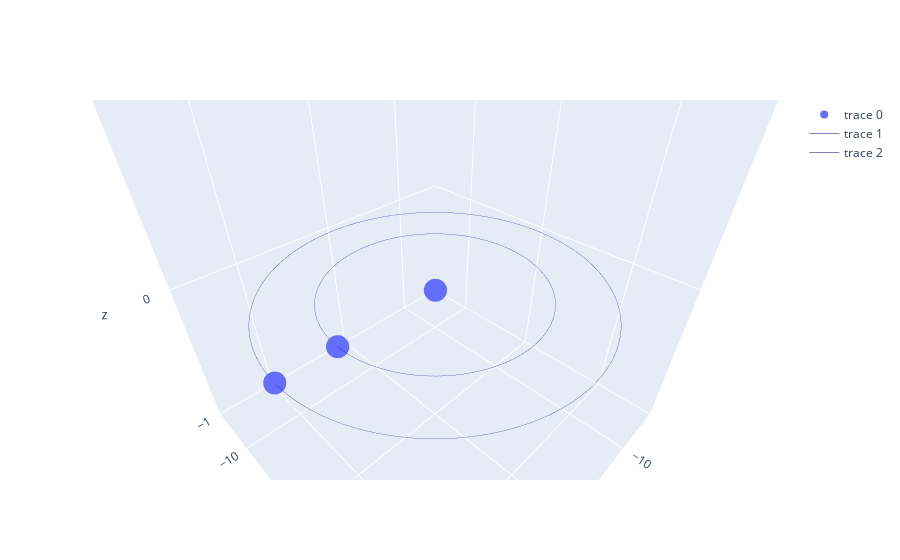

Notebook cell for this chart:
### Code cell
def trace_bodies(system, origin, t):
    body_positions = system.all_positions_relative_to(origin, t)
    x, y, z = zip(*[position for _, position in body_positions.items()])
    return go.Scatter3d(x=x, y=y, z=z, mode="markers")

def trace_orbit_trajectory(trajectory):
    x_trajectory, y_trajectory, z_trajectory = np.transpose(trajectory)
    return go.Scatter3d(
        x=x_trajectory,
        y=y_trajectory,
        z=z_trajectory,
        mode="lines",
        line=dict(color="darkblue", width=0.5),
    )

def plot_orbits(system, t):
    origin = system.primary_body
    
    trajectories = [trace_orbit_trajectory(trajectory) for trajectory in system.all_trajectories(origin)]
    bodies = trace_bodies(system, origin, t)
    
    fig = go.Figure(data=[bodies, *trajectories])
    fig.update_layout(
        scene=dict(
            xaxis=dict(nticks=4),
            yaxis=dict(nticks=4),
            zaxis=dict(nticks=4),
        )
    )
    return fig

fig = plot_orbits(system, t_val)
fig.show()

### Figure 1 — Plotly figure (JSON) as saved in the notebook; plotly's stock layout.template omitted (floating-point values rounded to 4 significant figures; data arrays with more than 128 entries replaced by an {"elided": "..."} marker saying what was removed)
{"data": [{"mode": "markers", "type": "scatter3d", "x": [0, 10.0, 15.0], "y": [0, 0.0001324, 0.0001096], "z": [0, 0, 0]}, {"line": {"color": "darkblue", "width": 0.5}, "mode": "lines", "type": "scatter3d", "x": {"elided": "500 float values"}, "y": {"elided": "500 float values"}, "z": {"elided": "500 int values"}}, {"line": {"color": "darkblue", "width": 0.5}, "mode": "lines", "type": "scatter3d", "x": {"elided": "500 float values"}, "y": {"elided": "500 float values"}, "z": {"elided": "500 int values"}}], "layout": {"autosize": true, "scene": {"aspectmode": "auto", "aspectratio": {"x": 1, "y": 1, "z": 1}, "camera": {"center": {"x": 0, "y": 0, "z": 0}, "eye": {"x": 0.7053, "y": 0.7053, "z": 0.7053}, "projection": {"type": "perspective"}, "up": {"x": 0, "y": 0, "z": 1}}, "xaxis": {"nticks": 4, "type": "linear"}, "yaxis": {"nticks": 4, "type": "linear"}, "zaxis": {"nticks": 4, "type": "linear"}}}}
